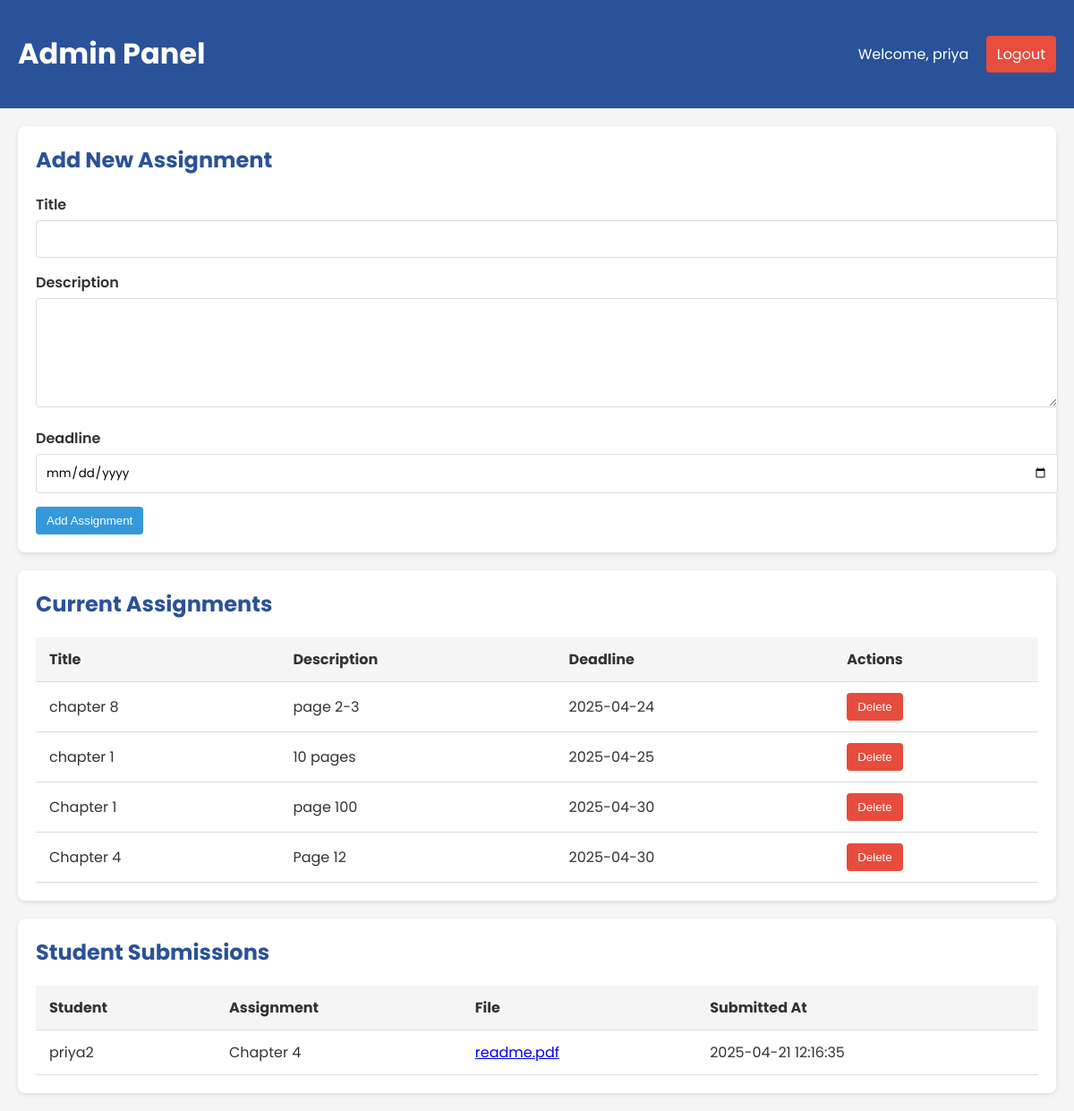
Screenshot of /admin.php (signed in) with the database file from the repository.
### tables this page shows
CREATE TABLE `assignments` (
  `id` int(11) NOT NULL,
  `title` varchar(100) NOT NULL,
  `description` text DEFAULT NULL,
  `deadline` date NOT NULL,
  `created_at` timestamp NOT NULL DEFAULT current_timestamp()
);

CREATE TABLE `student_assignments` (
  `id` int(11) NOT NULL,
  `user_id` varchar(255) DEFAULT NULL,
  `assignment_id` varchar(255) DEFAULT NULL,
  `file_name` varchar(255) NOT NULL,
  `file_path` varchar(255) NOT NULL,
  `submitted_at` timestamp NOT NULL DEFAULT current_timestamp()
);

### admin.php (the view, shortened to what this page needs)
<?php
$conn = new mysqli("localhost", "root", "", "user");
$assignments = $conn->query("SELECT * FROM assignments ORDER BY deadline");
$submissions = $conn->query("
    SELECT
        sa.user_id,
        sa.assignment_id,
        sa.file_name,
        sa.file_path,
        sa.submitted_at,
        u.username,
        a.title AS assignment_title
    FROM student_assignments sa
    LEFT JOIN users u ON sa.user_id = u.username  /* Changed to match username as user_id */
    LEFT JOIN assignments a ON sa.assignment_id = a.id
    ORDER BY sa.submitted_at DESC
");
?>
<!DOCTYPE html>
<html lang="en">
<head>
</head>
<body>
    <header>
        <h1>Admin Panel</h1>
        <div>
            <span>Welcome, <?php echo htmlspecialchars($_SESSION['username']); ?></span>
            <a href="login2.php" class="btn btn-danger" style="margin-left: 15px;">Logout</a>
        </div>
    </header>
    <div class="container">
        <div class="section">
            <h2>Add New Assignment</h2>
            <form method="POST">
                <div class="form-group">
                    <label for="title">Title</label>
                    <input type="text" id="title" name="title" required>
                </div>
                <div class="form-group">
                    <label for="description">Description</label>
                    <textarea id="description" name="description" required></textarea>
                </div>
                <div class="form-group">
                    <label for="deadline">Deadline</label>
                    <input type="date" id="deadline" name="deadline" required>
                </div>
                <button type="submit" name="add_assignment" class="btn btn-primary">Add Assignment</button>
            </form>
        </div>
        <div class="section">
            <h2>Current Assignments</h2>
            <table>
                <thead>
                    <tr>
                        <th>Title</th>
                        <th>Description</th>
                        <th>Deadline</th>
                        <th>Actions</th>
                    </tr>
                </thead>
                <tbody>
                    <?php while ($assignment = $assignments->fetch_assoc()): ?>
                    <tr>
                        <td><?php echo htmlspecialchars($assignment['title']); ?></td>
                        <td><?php echo htmlspecialchars($assignment['description']); ?></td>
                        <td><?php echo htmlspecialchars($assignment['deadline']); ?></td>
                        <td>
                            <form method="POST" style="display: inline;">
                                <button type="submit" name="delete_assignment" class="btn btn-danger">Delete</button>
                            </form>
                        </td>
                    </tr>
                    <?php endwhile; ?>
                </tbody>
            </table>
        </div>
        <div class="section">
            <h2>Student Submissions</h2>
            <table>
                <thead>
                    <tr>
                        <th>Student</th>
                        <th>Assignment</th>
                        <th>File</th>
                        <th>Submitted At</th>
                    </tr>
                </thead>
                <tbody>
                    <?php while ($submission = $submissions->fetch_assoc()): ?>
                    <tr>
                        <td><?php echo htmlspecialchars($submission['user_id']); ?></td>
                        <td><?php echo htmlspecialchars($submission['assignment_id']); ?></td>
                        <td>
                            <a href="<?php echo htmlspecialchars($submission['file_path']); ?>" download>
                                <?php echo htmlspecialchars($submission['file_name']); ?>
                            </a>
                        </td>
                        <td><?php echo htmlspecialchars($submission['submitted_at']); ?></td>
                    </tr>
                    <?php endwhile; ?>
                </tbody>
            </table>
        </div>
    </div>
</body>
</html>

### admin.php (style rules this page uses)
body { font-family: 'Poppins', sans-serif; margin: 0; padding: 0; background: #f5f5f5; color: #333; }
header { background: #2a5298; color: white; padding: 15px 20px; display: flex; justify-content: space-between; align-items: center; }
.container { max-width: 1200px; margin: 20px auto; padding: 0 20px; }
.section { background: white; border-radius: 8px; padding: 20px; margin-bottom: 20px; box-shadow: 0 2px 5px rgba(0,0,0,0.1); }
h2 { margin-top: 0; color: #2a5298; }
table { width: 100%; border-collapse: collapse; }
th, td { padding: 12px 15px; text-align: left; border-bottom: 1px solid #ddd; }
th { background: #f5f5f5; }
.btn { padding: 8px 12px; border: none; border-radius: 4px; cursor: pointer; color: white; text-decoration: none; display: inline-block; }
.btn-danger { background: #e74c3c; }
.btn-primary { background: #3498db; }
.form-group { margin-bottom: 15px; }
label { display: block; margin-bottom: 5px; font-weight: 600; }
input, textarea { width: 100%; padding: 10px; border: 1px solid #ddd; border-radius: 4px; font-family: 'Poppins', sans-serif; }
textarea { min-height: 100px; }

### rows the page displays
assignments: title "chapter 8", description "page 2-3", deadline "2025-04-24"
assignments: title "chapter 1", description "10 pages", deadline "2025-04-25"
assignments: title "Chapter 1", description "page 100", deadline "2025-04-30"
assignments: title "Chapter 4", description "Page 12", deadline "2025-04-30"
student_assignments: user "priya2", assignment "Chapter 4", file_name "readme.pdf", submitted_at "2025-04-21 12:16:35"

### other values shown
$_SESSION['username'] "priya"
